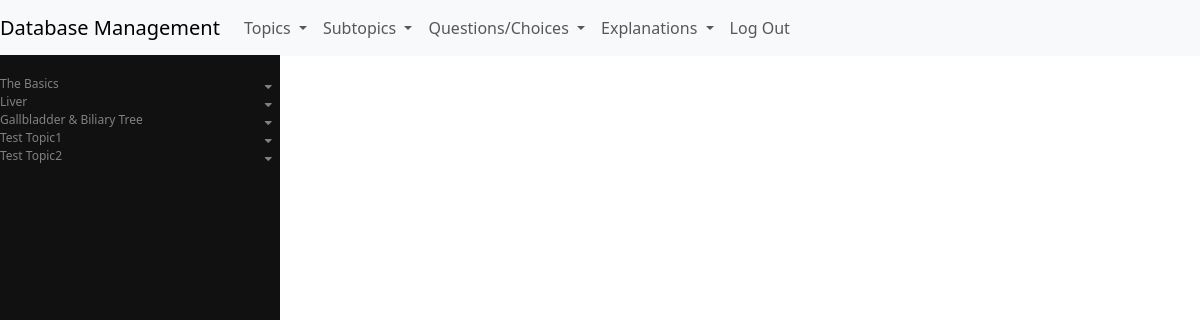
The app's page /management/portal/ with its own data.
### management/models.py (models this page shows, shortened)
class Topic(models.Model):
    name = models.CharField(max_length=40, unique=True) #100
    slug = models.SlugField(max_length=50, unique=True, blank=True) #150
    date_created = models.DateTimeField(auto_now_add=True)
    created_by = models.ForeignKey(settings.AUTH_USER_MODEL, on_delete=models.SET_NULL,
        null=True, related_name='created_topics')
    date_modified = models.DateTimeField(auto_now=True)
    modified_by = models.ForeignKey(settings.AUTH_USER_MODEL, on_delete=models.SET_NULL,
        null=True, blank=True, related_name='modified_topics')
    is_visible = models.BooleanField(default=True) # topic should be displayed or not
    display_order = models.IntegerField(default=0, blank=False, null=False)
    class Meta:
        ordering = ['display_order', 'id']

### management/views.py (the view)
# urls.py: path("", views.management_portal, name="management_portal"),
def management_portal(request):
    topics = Topic.objects.all()
    return render(request, 'management/layout.html', {
        'topics' : topics
    })

### management/templates/management/layout.html (shortened to what this page needs)
{% load static %}
<!DOCTYPE html>
<html lang="en">
    <head>
        <link href="https://cdn.jsdelivr.net/npm/bootstrap@5.3.3/dist/css/bootstrap.min.css" rel="stylesheet"
>
            <link rel="stylesheet"
            href="https://cdnjs.cloudflare.com/ajax/libs/font-awesome/5.15.4/css/all.min.css">
        <link href="{% static 'management/styles.css' %}" rel="stylesheet">
    </head>
    <body>
        <nav class="navbar navbar-expand-lg navbar-light bg-light">
            <a class="navbar-brand" href="#">Database Management</a>
            <div>
              <ul class="navbar-nav mr-auto">
                <li class="nav-item dropdown">
                    <a class="nav-link dropdown-toggle"
                        href="#" id="navbardrop-topic" data-bs-toggle="dropdown">Topics
                    </a>
                </li>
                <li class="nav-item dropdown">
                    <a class="nav-link dropdown-toggle"
                        href="#" id="navbardrop-subtopic" data-bs-toggle="dropdown">Subtopics
                    </a>
                </li>
                <li class="nav-item dropdown">
                    <a class="nav-link dropdown-toggle"
                        href="#" id="navbardrop-question" data-bs-toggle="dropdown">Questions/Choices
                    </a>
                </li>
                <li class="nav-item dropdown">
                    <a class="nav-link dropdown-toggle"
                        href="#" id="navbardrop-choice" data-bs-toggle="dropdown">Explanations
                    </a>
                </li>
                <li class="nav-item">
                    <a class="nav-link" href="{% url 'logout' %}">Log Out</a>
                </li>
              </ul>
            </div>
          </nav>
          <div class="sidebar">
            {% if topics %}
                {% for topic in topics %}
                    <a href="#" id="topic-{{ topic.id }}" class="topic" data-topic-id="{{ topic.id }}">{{ topic.name }}
                        {% if topic.subtopics.exists %}
                            <i class="fa fa-caret-down" id="caretdown-{{ topic.id }}"></i>
                        {% endif %}
                    </a>
                {% endfor %}
            {% endif %}
          </div>
        <div class="body" id="management-container">
        </div>
    </body>
</html>

### management/static/management/styles.css (style rules this page uses)
body, html { overflow: hidden; height: 100%; }
.sidebar { height: calc(100% - 55px); width: 280px; position: fixed; z-index: 1; top: 55px; left: 0; background-color: #111; overflow-y: auto; overflow-x: hidden; padding-top: 20px; }
.sidebar a { padding: 6px, 8px, 6px, 16px; text-decoration: none; font-size: 12px; color: #818181; display: block; border: none; background: none; width: 100%; text-align: left; cursor: pointer; outline: none; }
.fa-caret-down { float: right; padding-right: 8px; padding-top: 6px; }
#management-container { height: calc(100vh - 55px); margin-left: 280px; padding: 10px; display: flex; justify-content: flex-start; flex-direction: column; overflow-y: auto; overflow-x: hidden; }

### records on screen
Topic: name "The Basics"
Topic: name "Liver"
Topic: name "Gallbladder & Biliary Tree"
Topic: name "Test Topic1"
Topic: name "Test Topic2"
